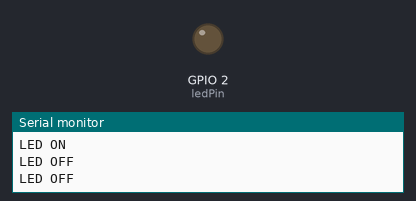
Recording of a sketch running on a simulated ESP32. On the bench: output pins drawn as LEDs (lit = HIGH), the last lines printed to the serial monitor.

Above: at 1.3 s.
At 9.8 s:
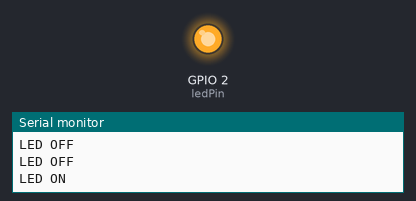
Timing chart, 0 to 10.1 s (numbered marks = the images above):
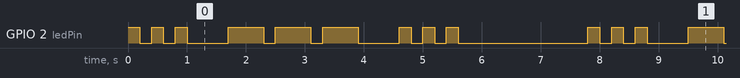

Measured:
- by itself, GPIO 2 (ledPin): repeats every 7.8 s: HIGH 0.20 s, LOW 0.20 s, HIGH 0.20 s, LOW 0.70 s, 2 × (HIGH 0.60 s, LOW 0.20 s), HIGH 0.60 s, LOW 0.70 s, 2 × (HIGH 0.20 s, LOW 0.20 s), HIGH 0.20 s, LOW 2.2 s, HIGH 0.20 s, LOW 0.20 s
- by itself, everything shown: repeats every 7.8 s, in 18 steps

The sketch:

lab03_millis_sos.ino
```cpp
// LED 引脚定义（ESP32 板载 LED 通常为 GPIO 2）
const int ledPin = 2;

// 定义步骤结构：LED 状态与持续时间（毫秒）
struct Step {
  bool ledState;
  unsigned long duration;
};

// SOS 闪烁序列（短闪 S：亮 200ms 灭 200ms，重复 3 次；长闪 O：亮 600ms 灭 200ms，重复 3 次）
// 字母间隔 500ms（灭），单词间隔 2000ms（灭）
Step steps[] = {
  // 字母 S（短闪 3 次）
  {HIGH, 200}, {LOW, 200},
  {HIGH, 200}, {LOW, 200},
  {HIGH, 200}, {LOW, 200},
  // 字母间隔
  {LOW, 500},
  // 字母 O（长闪 3 次）
  {HIGH, 600}, {LOW, 200},
  {HIGH, 600}, {LOW, 200},
  {HIGH, 600}, {LOW, 200},
  // 字母间隔
  {LOW, 500},
  // 字母 S（短闪 3 次）
  {HIGH, 200}, {LOW, 200},
  {HIGH, 200}, {LOW, 200},
  {HIGH, 200}, {LOW, 200},
  // 单词间隔（结束一组 SOS 后的停顿）
  {LOW, 2000}
};

const int stepCount = sizeof(steps) / sizeof(steps[0]);
int currentStep = 0;               // 当前步骤索引
unsigned long previousMillis = 0;  // 上一次步骤切换的时间

void setup() {
  Serial.begin(115200);
  pinMode(ledPin, OUTPUT);
  // 初始 LED 状态设置为第一步的状态
  digitalWrite(ledPin, steps[0].ledState);
  previousMillis = millis();
}

void loop() {
  unsigned long currentMillis = millis();

  // 检查当前步骤是否已执行完毕
  if (currentMillis - previousMillis >= steps[currentStep].duration) {
    // 切换到下一步
    currentStep++;
    if (currentStep >= stepCount) {
      currentStep = 0;  // 循环播放 SOS
    }

    // 更新 LED 状态
    digitalWrite(ledPin, steps[currentStep].ledState);
    previousMillis = currentMillis;

    // 可选：在串口监视器输出状态（方便调试）
    if (steps[currentStep].ledState == HIGH) {
      Serial.println("LED ON");
    } else {
      Serial.println("LED OFF");
    }
  }

  // 此处可添加其他不阻塞的任务（例如读取传感器、通信等）
}
```
